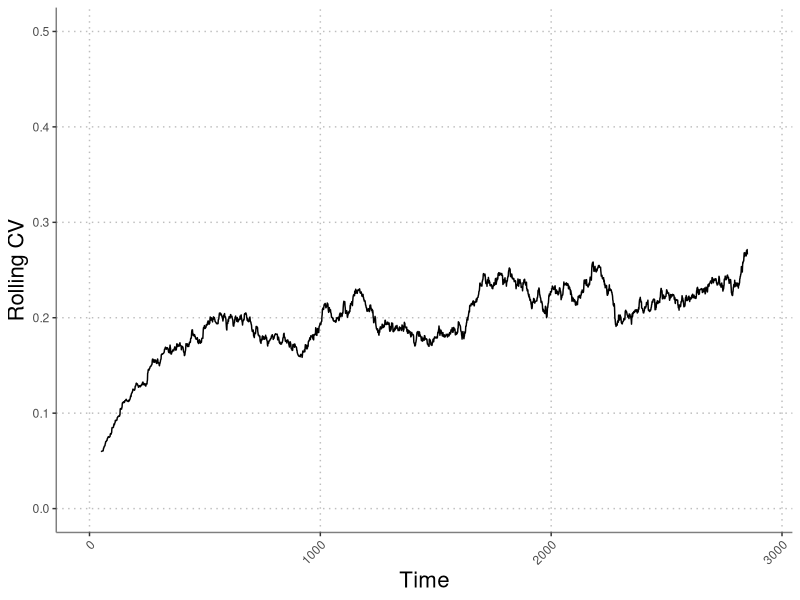

Recreate this plot in R. (Note: this script raises an error after producing the figure.)
#########################################################################
##  test_runs.R: does quick simulations of the four species model to   ##
##  test parameter combinations                                        ##
#########################################################################

rm(list=ls())                    # Erase the memory
library('mvtnorm')

####
####  THE MODEL FUNCTION -------------------------------------------
####
simulate_model <- function(seasons, days_to_track, Rmu, 
                           Rsd_annual, sigE, rho, 
                           alpha1, alpha2, alpha3, alpha4,
                           beta1, beta2, beta3, beta4,
                           eta1, eta2, eta3, eta4,
                           theta1, theta2, theta3, theta4,
                           nu, r1, r2, r3, r4,
                           a1, a2, a3, a4,
                           b1, b2, b3, b4,
                           eps1, eps2, eps3, eps4,
                           D1, D2, D3, D4,
                           N1, N2, N3, N4, R, gVec) {
  
  require('deSolve') # for solving continuous differential equations
  require('mvtnorm') # for multivariate normal distribution functions
  
  ##  Assign parameter values to appropriate lists
  DNR <- c(D=c(D1,D2,D3,D4),   # initial dormant state abundance
           N=c(N1,N2,N3,N4),    # initial live state abundance
           R=R)                 # initial resource level
  
  parms <- list (
    r = c(r1,r2,r3,r4),          # max growth rate for each species
    a = c(a1,a2,a3,a4),          # rate parameter for Hill function 
    b = c(b1,b2,b3,b4),          # shape parameter for Hill function
    eps = c(eps1,eps2,eps3,eps4) # resource-to-biomass efficiency
  )
  
  
  ####
  ####  Sub-Model functions
  ####
  ## Continuous model
  updateNR <- function(t, NR, parms){
    with(as.list(c(NR, parms)), {
      dN1dt = N1*eps[1]*(uptake_R(r[1], R, a[1], b[1]))
      dN2dt = N2*eps[2]*(uptake_R(r[2], R, a[2], b[2]))
      dN3dt = N3*eps[3]*(uptake_R(r[3], R, a[3], b[3]))
      dN4dt = N4*eps[4]*(uptake_R(r[4], R, a[4], b[4]))
      dRdt = -1 * (dN1dt/eps[1] + dN2dt/eps[2] + dN3dt/eps[3] + dN4dt/eps[4])
      list(c(dN1dt, dN2dt, dN3dt, dN4dt, dRdt)) #output
    })
  } # end continuous function
  
  ## Discrete model
  update_DNR <- function(t, DNR, gammas,
                         alpha1, alpha2, alpha3, alpha4,
                         eta1, eta2, eta3, eta4,
                         beta1, beta2, beta3, beta4,
                         theta1, theta2, theta3, theta4, nu) {
    with (as.list(DNR),{
      g1 <- gammas[1]
      g2 <- gammas[2]
      g3 <- gammas[3]
      g4 <- gammas[4]
      D1new <- alpha1*N1 + D1*(1-g1)*(1-eta1)
      D2new <- alpha2*N2 + D2*(1-g2)*(1-eta2)
      D3new <- alpha3*N3 + D3*(1-g3)*(1-eta3)
      D4new <- alpha4*N4 + D4*(1-g4)*(1-eta4)
      N1new <- beta1*(1-alpha1)*N1 + g1*(D1+(alpha1*N1))*(1-eta1)
      N2new <- beta2*(1-alpha2)*N2 + g2*(D2+(alpha2*N2))*(1-eta2)
      N3new <- beta3*(1-alpha3)*N3 + g3*(D3+(alpha3*N3))*(1-eta3)
      N4new <- beta4*(1-alpha4)*N4 + g4*(D4+(alpha4*N4))*(1-eta4)
      Rnew <- theta1*(1-alpha1)*N1 + theta2*(1-alpha2)*N2 + theta3*(1-alpha3)*N3 + theta4*(1-alpha4)*N4 + nu*R + Rvector[t]
      return(c(D1new, D2new, D3new, D4new, N1new, N2new, N3new, N4new, Rnew))
    })
  }
  
  ##  Resource uptake function (Hill function)
  uptake_R <- function(r, R, a, b) {
    return((r*R^a) / (b^a + R^a))
  }
  
  
  
  ####
  #### Simulate model -----------------------------------------------------
  ####
  days <- c(1:days_to_track)
  
  # Get "germination" fractions for each year
  num_spp <- length(parms$r)
  
  
  
  # Loop over seasons
  nmsDNR <- names(DNR)
  dormants <- grep("D", names(DNR))
  NR <- DNR[-dormants] 
  nmsNR <- names(NR)
  Rvector <- rlnorm(seasons, Rmu, Rsd_annual)
  saved_outs <- matrix(ncol=length(DNR), nrow=seasons+1)
  saved_outs[1,] <- DNR 
  
  for(season_now in 1:seasons) {
    output <- ode(y = NR, times=days,
                  func = updateNR, parms = parms)
    NR <- output[nrow(output),nmsNR]
    dormants <- grep("D", names(DNR))
    DNR <- c(DNR[dormants], NR)
    saved_outs[season_now+1,] <- DNR
    names(DNR) <- nmsDNR
    DNR <- update_DNR(season_now, DNR, gVec[season_now,],
                      alpha1 = alpha1, alpha2 = alpha2, alpha3 = alpha3, alpha4 = alpha4,
                      eta1 = eta1, eta2 = eta2, eta3 = eta3, eta4 = eta4,
                      beta1 = beta1, beta2 = beta2, beta3 = beta3, beta4 = beta4,
                      theta1 = theta1, theta2 = theta2, theta3 = theta3, theta4 = theta4,
                      nu=nu)
    names(DNR) <- nmsDNR
    NR <- DNR[-dormants]
    names(NR) <- nmsNR
  } # next season
  
  return(saved_outs)
  
} #end simulation function



####
####  SIMULATE THE MODEL --------------------------------------------
####
set.seed(123456789) # Set seed to reproduce random results

## Define vectors of parameters to vary
# Initial conditions

DNR <- rbind(c(D=c(25,0.1,0.1,0.1),N=c(25,0.1,0.1,0.1),R=20)) # open community


sig_e_vec <- c(rep(0,100),seq(0,2.5,length.out = 3000))
timesim <- length(sig_e_vec)
getG <- function(sigE, rho, nTime, num_spp) {
  varcov <- matrix(rep(rho*sigE,num_spp*2), num_spp, num_spp)
  diag(varcov) <- sigE
  if(sigE > 0) { varcov <- Matrix::nearPD(varcov)$mat } # coerce matrix to positive definite
  varcov <- as.matrix(varcov)
  e <- rmvnorm(n = nTime, mean = rep(0,num_spp), sigma = varcov)
  g <- exp(e) / (1+exp(e))
  return(g)
}
rho_sim <- 0
gVec <- matrix(nrow=timesim,ncol=4)
for(i in 1:timesim){
  gVec[i,] <- getG(sigE = sig_e_vec[i], rho = rho_sim, nTime = 1, num_spp = 4)
}



##  Define constant parameters in list
constant_parameters <- list (
  seasons = timesim,                  # number of seasons to simulate
  days_to_track = 20,              # number of days to simulate in odSolve
  Rmu = 3,                         # mean resource pulse (on log scale)
  Rsd_annual = 0.0,                # std dev of resource pulses (on log scale)
  # sigE = 0,                        # environmental cue variance
  rho = rho_sim,                         # environmental cue correlation between species
  alpha1 = 0.50,                   # live-to-dormant biomass fraction; spp1
  alpha2 = 0.494,                   # live-to-dormant biomass fraction; spp2
  alpha3 = 0.49,                   # live-to-dormant biomass fraction; spp3
  alpha4 = 0.483,                   # live-to-dormant biomass fraction; spp4
  beta1 = 0,                       # adult survivorship; spp1 (0 if annual, >0 if perennial)
  beta2 = 0,                       # adult survivorship; spp2 (0 if annual, >0 if perennial)
  beta3 = 0,                       # adult survivorship; spp3 (0 if annual, >0 if perennial)
  beta4 = 0,                       # adult survivorship; spp4 (0 if annual, >0 if perennial)
  eta1 = 0.1,                      # dormant mortality; spp1
  eta2 = 0.1,                      # dormant mortality; spp2
  eta3 = 0.1,                      # dormant mortality; spp3
  eta4 = 0.1,                      # dormant mortality; spp4
  theta1 = 0,                      # resource recycling fraction; spp1
  theta2 = 0,                      # resource recycling fraction; spp2
  theta3 = 0,                      # resource recycling fraction; spp3
  theta4 = 0,                      # resource recycling fraction; spp4
  nu = 0                           # resource carry-over fraction
)

# Growth function parameters
# grow_parameters <- list (
#   r = c(1,5,10,25),           # max growth rate for each species
#   a = c(2,5,10,25),           # rate parameter for Hill function 
#   b = c(2.5,20,30,45),   # shape parameter for Hill function
#   eps = c(0.5,0.5,0.5,0.5)  # resource-to-biomass efficiency
# )
grow_parameters <- list (
  r = c(1,1,1,1),           # max growth rate for each species
  a = c(2,2,2,2),           # rate parameter for Hill function 
  b = c(2.5,2.5,2.5,2.5),   # shape parameter for Hill function
  eps = c(0.5,0.5,0.5,0.5)  # resource-to-biomass efficiency
)

# Make on long vector of named parameters
constant_param_vec <- c(unlist(constant_parameters), unlist(grow_parameters))
parameters <- c(constant_param_vec, DNR)
names(parameters)[39:47] <- colnames(DNR)
outs <- do.call(simulate_model,c(list(gVec=gVec),parameters)) 


# Look at the time-series
# total_biomass <- rowSums(outs[101:3000,5:8])
# par(mfrow=c(1,1), mgp=c(2.2,0.45,0), tcl=-0.4, mar=c(3.3,3.6,1.1,1.1), las=1)
# matplot(outs[101:3000,5:8], type="l", xlab="Growing Season", ylab="Biomass",  col = c("red","green","blue","orange"))
# lines(1:2900,total_biomass, type="l", ylim=c(0,max(total_biomass)), lwd=3)




####
####  PLOTS FOR INFOGRAPHIC
####
library(ggplot2)
library(reshape2)
library(viridis)
library(ggthemes)
library(zoo)

dosim <- as.data.frame(outs[101:3000,5:8])
colnames(dosim) <- c("Species 1","Species 2","Species 3","Species 4")
dosim$total <- rowSums(dosim)
colnames(dosim)[5] <- "Total Biomass"
dosim$iteration <- 1:2900
dosim_long <- melt(dosim, id.vars = "iteration")

mycv <- function(x) {sd(x) / mean(x)}
rolling_cv <- data.frame(cv = rollapply(dosim$`Total Biomass`, width=100, FUN=mycv, fill=NA),
                         iteration = 1:2900)
ggplot(rolling_cv, aes(x=iteration, y=cv))+
  geom_line()+
  ylab("Rolling CV")+
  xlab("Time")+
  scale_y_continuous(limits=c(0,0.5))+
  theme(panel.grid.major = element_line(colour = "grey", linetype = "dotted"),
        panel.grid.minor = element_line(colour = "white", linetype = "dotted"),
        panel.background = element_rect("white"),
        axis.line.x = element_line("grey50"),
        axis.line.y = element_line("grey50"),
        axis.title = element_text(size=16))+
  theme(axis.text.x = element_text(angle = 45, hjust = 1))
ggsave(paste0("../manuscript/components/open_community_infographic_cv.png"), width = 3, height = 3, units = "in", dpi = 72)
  
# mycols <- c("#890584","#b1cb3d","#12205b","#0085dc", rgb(52, 0, 66, maxColorValue = 255))
mycols <- c("#000000", "#E69F00", "#56B4E9", "#009E73", "#F0E442", "#0072B2", "#D55E00", "#CC79A7")
mycols <- c("#E69F00", "#56B4E9", "#009E73", "#CC79A7", "grey25")
# mycols <- c("orange","blue","red", "green", "grey25")
ggplot(dosim_long, aes(x=iteration, y=value, color=variable))+
      geom_line(size=0.35)+
  scale_color_manual(values=mycols)+
      # scale_color_viridis(discrete=TRUE, direction = -1, end = 0.9, name="")+
  # scale_alpha_manual(values = c(0.7,0.7,0.7,0.7,1))+
      xlab("Time")+
      ylab("Biomass")+
  scale_y_continuous(limits=c(0,50))+
      theme(panel.grid.major = element_line(colour = "grey", linetype = "dotted"),
            panel.grid.minor = element_line(colour = "white", linetype = "dotted"),
            panel.background = element_rect("white"),
            axis.line.x = element_line("white"),
            axis.line.y = element_line("white"),
            axis.title = element_text(size=16))+
    guides(color=FALSE, alpha=FALSE)
ggsave(paste0("../manuscript/components/open_community_infographic.png"), width = 8, height = 3, units = "in", dpi = 72)




####
####  CLOSED COMMUNITY SIMULATION
####
DNR <- rbind(c(D=c(1,0,0,0),N=c(1,0,0,0),R=20)) # closed community
parameters <- c(constant_param_vec, DNR)
names(parameters)[39:47] <- colnames(DNR)
outs_close <- do.call(simulate_model,c(list(gVec=gVec),parameters)) 
dosim_close <- as.data.frame(outs_close[101:3000,5:8])
colnames(dosim_close) <- c("Species 1","Species 2","Species 3","Species 4")
dosim_close$total <- rowSums(dosim_close)
colnames(dosim_close)[5] <- "Total Biomass"
dosim_close$iteration <- 1:2900
dosim_long_close <- melt(dosim_close, id.vars = "iteration")

ggplot(dosim_long_close, aes(x=iteration, y=value, color=variable))+
  geom_line()+
  scale_color_manual(values=mycols)+
  # scale_color_viridis(discrete=TRUE, direction = -1, end = 0.9, name="")+
  # scale_alpha_manual(values = c(0.5,0.5,0.5,0.5,1))+
  xlab("Time")+
  ylab("Biomass")+
  scale_y_continuous(limits=c(0,50))+
  theme(panel.grid.major = element_line(colour = "grey", linetype = "dotted"),
        panel.grid.minor = element_line(colour = "white", linetype = "dotted"),
        panel.background = element_rect("white"),
        axis.line.x = element_line("white"),
        axis.line.y = element_line("white"),
        axis.title = element_text(size=16))+
  guides(color=FALSE, alpha=FALSE)
ggsave(paste0("../manuscript/components/closed_community_infographic.png"), width = 8, height = 3, units = "in", dpi = 72)

rolling_cv_close <- data.frame(cv = rollapply(dosim_close$`Total Biomass`, width=100, FUN=mycv, fill=NA),
                         iteration = 1:2900)

ggplot(rolling_cv_close, aes(x=iteration, y=cv))+
  geom_line()+
  ylab("Rolling CV")+
  xlab("Time")+
  scale_y_continuous(limits=c(0,0.5))+
  theme(panel.grid.major = element_line(colour = "grey", linetype = "dotted"),
        panel.grid.minor = element_line(colour = "white", linetype = "dotted"),
        panel.background = element_rect("white"),
        axis.line.x = element_line("grey50"),
        axis.line.y = element_line("grey50"),
        axis.title = element_text(size=16))+
  theme(axis.text.x = element_text(angle = 45, hjust = 1))
ggsave(paste0("../manuscript/components/closed_community_infographic_cv.png"), width = 3, height = 3, units = "in", dpi = 72)



sd(dosim_close$`Total Biomass`) / mean(dosim_close$`Total Biomass`)
sd(dosim$`Total Biomass`) / mean(dosim$`Total Biomass`)

plot(dosim$`Total Biomass`, dosim_close$`Total Biomass`)


# 
# sig_df <- data.frame(iteration=1:2900, sig=sig_e_vec[101:3000])
# ggplot(sig_df, aes(x=iteration, y=sig))+
#   geom_line()+
#   xlab("Time")+
#   ylab("Environmental\nvariance")+
#   theme(panel.grid.major = element_line(colour = "grey", linetype = "dotted"),
#         panel.grid.minor = element_line(colour = "white", linetype = "dotted"),
#         panel.background = element_rect("white"),
#         axis.line.x = element_line("white"),
#         axis.line.y = element_line("white"),
#         axis.title = element_text(size=16))


# 
# for(i in 1:length(outs)){
#   dosim <- as.data.frame(outs[[i]][4501:5000,5:8])
#   colnames(dosim) <- c("Species 1","Species 2","Species 3","Species 4")
#   dosim$total <- rowSums(dosim)
#   colnames(dosim)[5] <- "Total Biomass"
#   dosim$iteration <- 1:500
#   dosim_long <- melt(dosim, id.vars = "iteration")
#   cv <- round(sd(dosim$`Total Biomass`) / mean(dosim$`Total Biomass`),2)
#   # title <- bquote("CV =" ~ .(cv) ~ "and" ~ sigma[E] ~ "=" ~ .(sig_e_vec[i]))
#   title <- paste("CV =", cv)
#   
#   ggplot(dosim_long, aes(x=iteration, y=value, color=variable))+
#     geom_line()+
#     scale_color_viridis(discrete=TRUE, direction = -1, end = 0.9, name="")+
#     xlab("Time")+
#     ylab("Biomass")+
#     theme(panel.grid.major = element_line(colour = "grey", linetype = "dotted"),
#           panel.grid.minor = element_line(colour = "white", linetype = "dotted"),
#           panel.background = element_rect("white"),
#           axis.line.x = element_line("white"),
#           axis.line.y = element_line("white"),
#           axis.title = element_text(size=16))+
#     ggtitle(title)+
#     guides(color=FALSE)
#   ggsave(paste0("/Users/atredenn/Desktop/var_",i,"_ts.png"), width = 4, height = 2, units = "in", dpi = 72)
#   
# }
# 
